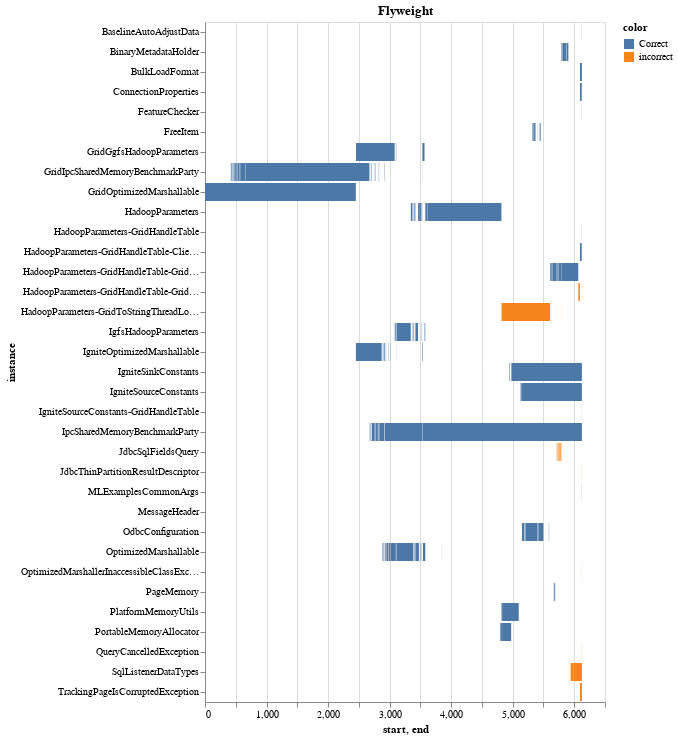

Write notebook code for a chart like this one.
### Code cell
def getFileNames(file_list): 
    return [str(x).split('/')[-1].replace('.java', '') for x in file_list]
flaky_interval = {}
success = 0
fail = 0
for key, value in pattern_intervals.items():
    flaky_interval[key] = []
    for interval in value: 
        pattern_files = interval['instance'].split('-')
        start_success = False
        end_success = False
        for file in pattern_files: 
            if file in getFileNames(modified_files[interval['start']]):
                start_success = True
            if file in getFileNames(modified_files[interval['end']]):
                    end_success = True
        if not start_success:
            fail += 1
        else: 
            success+= 1
        if not interval['instance'] in pattern_validation:
            interval['color'] = 'undefined'
        elif pattern_validation[interval['instance']]: 
            interval['color'] = 'Correct'
        else: 
            interval['color'] = 'incorrect'
        flaky_interval[key].append(interval)

                
for key, value in flaky_interval.items(): 
    source = pd.DataFrame(value)
    display(alt.Chart(source).mark_bar().encode(
        x='start',
        x2='end',
        y='instance',
        color='color'
    ).properties(title=key))

### Figure 1 — Vega-Lite specification as saved in the notebook (floating-point values rounded to 4 significant figures; data arrays with more than 128 entries replaced by an {"elided": "..."} marker saying what was removed)
{"config": {"view": {"continuousWidth": 400, "continuousHeight": 300}}, "data": {"name": "data-fc5301e45072d5632ff2603ce83ee0f4"}, "mark": "bar", "encoding": {"color": {"type": "nominal", "field": "color"}, "x": {"type": "quantitative", "field": "start"}, "x2": {"field": "end"}, "y": {"type": "nominal", "field": "instance"}}, "title": "Flyweight", "$schema": "https://vega.github.io/schema/vega-lite/v4.8.1.json", "datasets": {"data-fc5301e45072d5632ff2603ce83ee0f4": {"elided": "176 records"}}}
